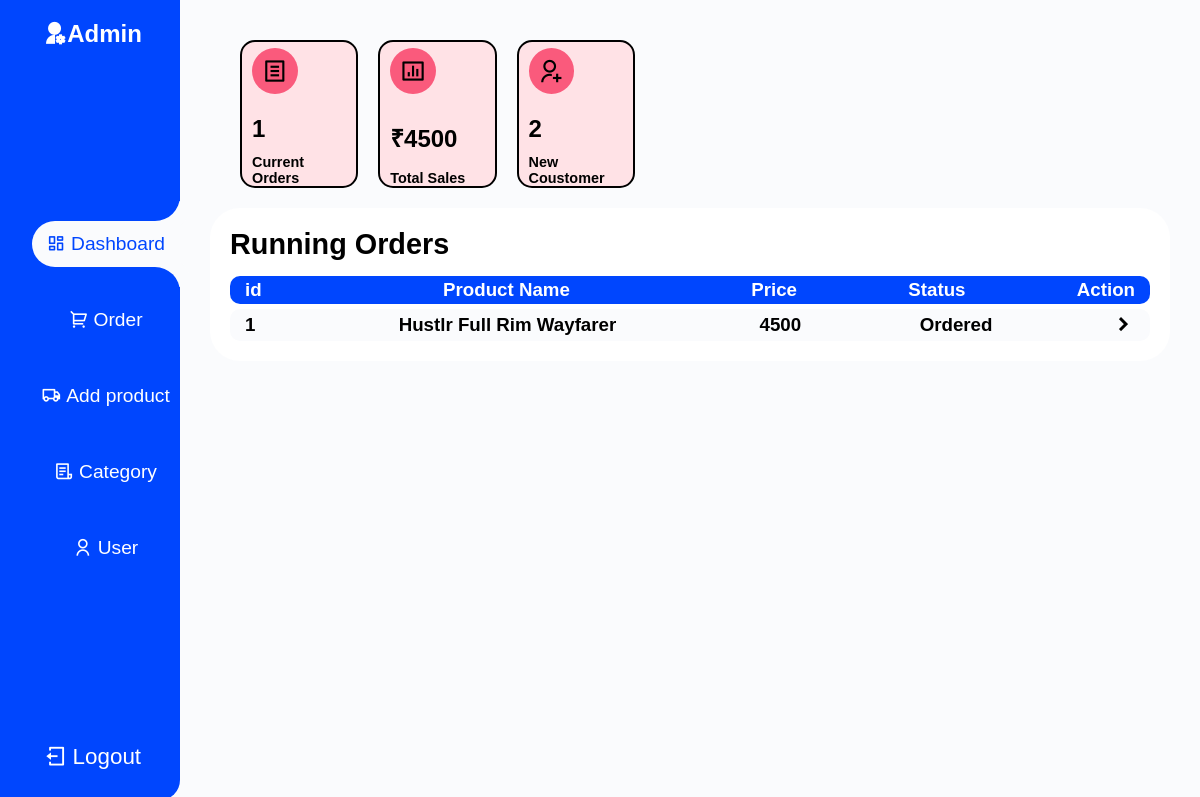
The page /admin (signed in) on the database its author committed.
### tables this page shows
CREATE TABLE `order` (
  `orderid` int(11) NOT NULL,
  `productid` int(11) DEFAULT NULL,
  `userid` int(11) DEFAULT NULL,
  `quantity` int(11) NOT NULL DEFAULT 1,
  `powertype` varchar(255) DEFAULT NULL,
  `lenstype` varchar(255) DEFAULT NULL,
  `lensprice` int(11) DEFAULT NULL,
  `status` varchar(255) NOT NULL DEFAULT 'Ordered',
  `placeddate` datetime NOT NULL DEFAULT current_timestamp(),
  `amount` int(11) DEFAULT NULL
);

CREATE TABLE `product` (
  `productid` int(11) NOT NULL,
  `name` varchar(255) DEFAULT NULL,
  `detail` longtext DEFAULT NULL,
  `mrp` int(11) NOT NULL DEFAULT 0,
  `maincategory` varchar(255) DEFAULT NULL,
  `img1` varchar(255) DEFAULT NULL,
  `img2` varchar(255) DEFAULT NULL,
  `img3` varchar(255) DEFAULT NULL,
  `img4` varchar(255) DEFAULT NULL,
  `color` varchar(255) DEFAULT NULL,
  `status` varchar(255) NOT NULL DEFAULT 'show',
  `addingdate` timestamp NOT NULL DEFAULT current_timestamp(),
  `size` varchar(20) DEFAULT 'medium',
  `sellingprice` int(255) DEFAULT NULL,
  `subcategory` varchar(255) DEFAULT NULL
);

### admin/index.php (the view, shortened to what this page needs)
<!DOCTYPE html>
<html lang="en">
<head>
    <link rel="stylesheet" href="stylesheet/admindeshtop.css">
</head>
<body>
    <div class="main">
   <?php
    include("component/adminnav.php");
    include("../config/fontfamily.php");
    include("../config/dbconnect.php");
    ?>
    <?php
        $selectorder="select * from `order` where status!='delivered'";
        $orderresult=mysqli_query($con,$selectorder);
        ?>
     <div class="deshboard">
            <div class="top-sec">
        <div class="box">
            <div class="icon">
                <i class="ri-file-list-line"></i>
            </div>
            <h1>
                <?php
                    if($orderresult){
                        echo mysqli_num_rows($orderresult);
                    }
                    else{
                        echo "0";
                    }
                ?>
            </h1>
            <h4>
                Current Orders
            </h4>
        </div>
        <div class="box">
            <div class="icon">
                <i class="ri-bar-chart-box-line"></i>
            </div>
            <h1>
                <?php $query="SELECT SUM(amount) AS total FROM `order`";
                $result=mysqli_query($con,$query);
                $ans=mysqli_fetch_array($result);
                ?>
                ₹<?= $ans['total'];?>
            </h1>
            <h4>
                Total Sales
            </h4>
        </div>
        <div class="box">
            <div class="icon">
                <i class="ri-user-add-line"></i>
            </div>
            <h1>
                <?php
                    $selectnew="select * from userdata where joindate >= DATE_SUB(CURRENT_DATE, INTERVAL 3 MONTH) ";
                    $resultnew=mysqli_query($con,$selectnew);
                    echo mysqli_num_rows($resultnew);
                ?>
            </h1>
            <h4>
                New Coustomer
            </h4>
        </div>
            </div>
            <div class="center-sec">
        <h1>Running Orders</h1>
        <div class="order-heading">
            <div class="oder-id">
                <h3>id</h3>
            </div>
            <div class="details">
                <h3>Product Name</h3>
            </div>
            <div class="price">
                <h3>Price</h3>
            </div>
            <div class="status">
                <h3>Status</h3>
            </div>
            <div class="action">
                <h3>Action</h3>
            </div>
        </div>
        <?php
            while($order=mysqli_fetch_assoc($orderresult)){
                $productselect="select * from product where productid=$order[productid]";
                $productresult=mysqli_query($con,$productselect);
                $productdata=mysqli_fetch_array($productresult);
                ?>
                 <div class="order-data">
                    <div class="oder-id">
                        <h3><?= $order['orderid'];?></h3>
                    </div>
                    <div class="details">
                        <h3><?= $productdata['name'];?></h3>
                    </div>
                    <div class="price">
                        <h3><?= $order['amount'];?></h3>
                    </div>
                    <div class="status">
                        <h3><?= $order['status'];?></h3>
                    </div>
                    <div class="action">
                        <h3><a href="vieworder.php?orderid=<?= $order['orderid'];?>">
                            <i class="ri-arrow-right-s-line"></i>
                            </a>
                        </h3>
                    </div>
             </div>
             <?php
            }
        ?>
        </div>
    </div>
</body>
</html>

### admin/stylesheet/admindeshtop.css (style rules this page uses)
* { margin: 0; padding: 0; box-sizing:border-box; }
html,body { min-height:100%; min-width:100%; color: #fff; display: flex; background-color: #fafbfd; font-family: "Poppins", sans-serif; }
.main { height: 100%; width: 100%; display: flex; justify-content: space-between; background-color: #fafbfd; }
.deshboard { width: 85%; height: 100%; display: flex; flex-direction: column; padding:30px; padding-top: 20px; }
.top-sec { width: 100%; height: 25%; display: flex; gap: 20px; padding: 20px; padding-left: 30px; }
.icon { margin-top: 15px; }
.icon i { border-radius: 50%; background-color: #fa5a7c; padding: 10px; font-size: 1.6rem; margin-top: 15px; }
.box { color: #000; background-color: #ffe2e6; width: 13%; border-radius: 15px; display: flex; flex-direction: column; padding:0px 10px; justify-content: space-between; border: 2px solid black; }
.box h1 { margin-top: 20px; font-size: 1.5em; }
.box h4 { font-size: 0.9rem; }
.center-sec { width: 100%; color: #000; display: flex; flex-direction: column; align-items: start; background-color: #fff; border-radius: 30px; padding: 20px; gap: 5px; }
.center-sec h1 { font-size: 1.8em; margin-bottom: 10px; }
.order-heading { background-color: #0046FE; color: #fff; border-radius: 10px; width: 100%; padding: 3px 15px; display: flex; justify-content: space-between; align-items: center; }
.order-data { background-color: #fafbfd; color: black; border-radius: 10px; width: 100%; padding: 3px 15px; display: flex; justify-content: space-between; align-items: center; transition: all linear 0.3s; }
.details { width: 30%; text-align: center; }
.action h3 a i { color: black; font-size: 1.5rem; }
.action h3 a { text-decoration: none; }

### admin/component/adminnav.css (style rules this page uses)
* { margin: 0; padding: 0; box-sizing:border-box; font-family: "Poppins", sans-serif; }
html,body { min-height:100%; min-width:100%; display: flex; background-color: #fafbfd; font-family: "Poppins", sans-serif; }

### rows shown on the page
order: orderid "1", productid.name "Hustlr Full Rim Wayfarer", amount "4500", status "Ordered"

### other values the page prints
mysqli_num_rows($orderresult) "1"
$ans['total'] "4500"
mysqli_num_rows($resultnew) "2"
